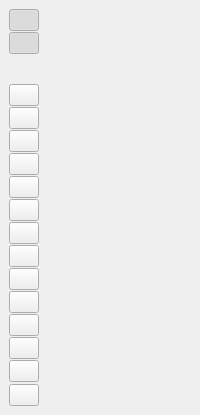
  <widget class="QDockWidget" name="wnd_output">
   <property name="features">
    <set>QDockWidget::DockWidgetClosable|QDockWidget::DockWidgetMovable</set>
   </property>
   <property name="allowedAreas">
    <set>Qt::AllDockWidgetAreas</set>
   </property>
   <property name="windowTitle">
    <string>输出</string>
   </property>
   <attribute name="dockWidgetArea">
    <number>8</number>
   </attribute>
   <widget class="QWidget" name="dockWidgetContents_2">
    <layout class="QHBoxLayout" name="horizontalLayout_13" stretch="0,1">
     <item>
      <layout class="QVBoxLayout" name="verticalLayout_11" stretch="0,0,0,0,0,0,0,0,0,0,0,0,0,0,0,0,0,1,0">
       <property name="spacing">
        <number>1</number>
       </property>
       <item>
        <widget class="QPushButton" name="btnBuild">
         <property name="maximumSize">
          <size>
           <width>30</width>
           <height>30</height>
          </size>
         </property>
         <property name="text">
          <string/>
         </property>
         <property name="icon">
          <iconset>
           <normaloff>res/toolbar/console.png</normaloff>res/toolbar/console.png</iconset>
         </property>
         <property name="checkable">
          <bool>true</bool>
         </property>
         <property name="checked">
          <bool>true</bool>
         </property>
         <property name="flat">
          <bool>false</bool>
         </property>
        </widget>
       </item>
       <item>
        <widget class="QPushButton" name="btnDebug">
         <property name="maximumSize">
          <size>
           <width>30</width>
           <height>30</height>
          </size>
         </property>
         <property name="text">
          <string/>
         </property>
         <property name="icon">
          <iconset>
           <normaloff>res/toolbar/debug.png</normaloff>res/toolbar/debug.png</iconset>
         </property>
         <property name="checkable">
          <bool>true</bool>
         </property>
         <property name="checked">
          <bool>true</bool>
         </property>
         <property name="flat">
          <bool>false</bool>
         </property>
        </widget>
       </item>
       <item>
        <widget class="QWidget" name="widget_6" native="true">
         <property name="minimumSize">
          <size>
           <width>0</width>
           <height>5</height>
          </size>
         </property>
        </widget>
       </item>
       <item>
        <widget class="QPushButton" name="btnDebug_2">
         <property name="maximumSize">
          <size>
           <width>30</width>
           <height>30</height>
          </size>
         </property>
         <property name="styleSheet">
          <string notr="true"/>
         </property>
         <property name="text">
          <string/>
         </property>
         <property name="checkable">
          <bool>true</bool>
         </property>
         <property name="checked">
          <bool>false</bool>
         </property>
         <property name="flat">
          <bool>true</bool>
         </property>
        </widget>
       </item>
       <item>
        <widget class="QPushButton" name="btnDebug_3">
         <property name="maximumSize">
          <size>
           <width>30</width>
           <height>30</height>
          </size>
         </property>
         <property name="text">
          <string/>
         </property>
         <property name="checkable">
          <bool>true</bool>
         </property>
         <property name="checked">
          <bool>false</bool>
         </property>
         <property name="flat">
          <bool>false</bool>
         </property>
        </widget>
       </item>
       <item>
        <widget class="QPushButton" name="btnDebug_4">
         <property name="maximumSize">
          <size>
           <width>30</width>
           <height>30</height>
          </size>
         </property>
         <property name="text">
          <string/>
         </property>
         <property name="checkable">
          <bool>true</bool>
         </property>
         <property name="checked">
          <bool>false</bool>
         </property>
         <property name="flat">
          <bool>false</bool>
         </property>
        </widget>
       </item>
       <item>
        <widget class="QPushButton" name="btnDebug_15">
         <property name="maximumSize">
          <size>
           <width>30</width>
           <height>30</height>
          </size>
         </property>
         <property name="text">
          <string/>
         </property>
         <property name="checkable">
          <bool>true</bool>
         </property>
         <property name="checked">
          <bool>false</bool>
         </property>
         <property name="flat">
          <bool>false</bool>
         </property>
        </widget>
       </item>
       <item>
        <widget class="QPushButton" name="btnDebug_14">
         <property name="maximumSize">
          <size>
           <width>30</width>
           <height>30</height>
          </size>
         </property>
         <property name="text">
          <string/>
         </property>
         <property name="checkable">
          <bool>true</bool>
         </property>
         <property name="checked">
          <bool>false</bool>
         </property>
         <property name="flat">
          <bool>false</bool>
         </property>
        </widget>
       </item>
       <item>
        <widget class="QPushButton" name="btnDebug_13">
         <property name="maximumSize">
          <size>
           <width>30</width>
           <height>30</height>
          </size>
         </property>
         <property name="text">
          <string/>
         </property>
         <property name="checkable">
          <bool>true</bool>
         </property>
         <property name="checked">
          <bool>false</bool>
         </property>
         <property name="flat">
          <bool>false</bool>
         </property>
        </widget>
       </item>
       <item>
        <widget class="QPushButton" name="btnDebug_12">
         <property name="maximumSize">
          <size>
           <width>30</width>
           <height>30</height>
          </size>
         </property>
         <property name="text">
          <string/>
         </property>
         <property name="checkable">
          <bool>true</bool>
         </property>
         <property name="checked">
          <bool>false</bool>
         </property>
         <property name="flat">
          <bool>false</bool>
         </property>
        </widget>
       </item>
       <item>
        <widget class="QPushButton" name="btnDebug_11">
         <property name="maximumSize">
          <size>
           <width>30</width>
           <height>30</height>
          </size>
         </property>
         <property name="text">
          <string/>
         </property>
         <property name="checkable">
          <bool>true</bool>
         </property>
         <property name="checked">
          <bool>false</bool>
         </property>
         <property name="flat">
          <bool>false</bool>
         </property>
        </widget>
       </item>
       <item>
        <widget class="QPushButton" name="btnDebug_10">
         <property name="maximumSize">
          <size>
           <width>30</width>
           <height>30</height>
          </size>
         </property>
         <property name="text">
          <string/>
         </property>
         <property name="checkable">
          <bool>true</bool>
         </property>
         <property name="checked">
          <bool>false</bool>
         </property>
         <property name="flat">
          <bool>false</bool>
         </property>
        </widget>
       </item>
       <item>
        <widget class="QPushButton" name="btnDebug_9">
         <property name="maximumSize">
          <size>
           <width>30</width>
           <height>30</height>
          </size>
         </property>
         <property name="text">
          <string/>
         </property>
         <property name="checkable">
          <bool>true</bool>
         </property>
         <property name="checked">
          <bool>false</bool>
         </property>
         <property name="flat">
          <bool>false</bool>
         </property>
        </widget>
       </item>
       <item>
        <widget class="QPushButton" name="btnDebug_8">
         <property name="maximumSize">
          <size>
           <width>30</width>
           <height>30</height>
          </size>
         </property>
         <property name="text">
          <string/>
         </property>
         <property name="checkable">
          <bool>true</bool>
         </property>
         <property name="checked">
          <bool>false</bool>
         </property>
         <property name="flat">
          <bool>false</bool>
         </property>
        </widget>
       </item>
       <item>
        <widget class="QPushButton" name="btnDebug_7">
         <property name="maximumSize">
          <size>
           <width>30</width>
           <height>30</height>
          </size>
         </property>
         <property name="text">
          <string/>
         </property>
         <property name="checkable">
          <bool>true</bool>
         </property>
         <property name="checked">
          <bool>false</bool>
         </property>
         <property name="flat">
          <bool>false</bool>
         </property>
        </widget>
       </item>
       <item>
        <widget class="QPushButton" name="btnDebug_6">
         <property name="maximumSize">
          <size>
           <width>30</width>
           <height>30</height>
          </size>
         </property>
         <property name="text">
          <string/>
         </property>
         <property name="checkable">
          <bool>true</bool>
         </property>
         <property name="checked">
          <bool>false</bool>
         </property>
         <property name="flat">
          <bool>false</bool>
         </property>
        </widget>
       </item>
       <item>
        <widget class="QPushButton" name="btnDebug_5">
         <property name="maximumSize">
          <size>
           <width>30</width>
           <height>30</height>
          </size>
         </property>
         <property name="text">
          <string/>
         </property>
         <property name="checkable">
          <bool>true</bool>
         </property>
         <property name="checked">
          <bool>false</bool>
         </property>
         <property name="flat">
          <bool>false</bool>
         </property>
        </widget>
       </item>
       <item>
        <widget class="QWidget" name="widget_5" native="true"/>
       </item>
       <item>
        <widget class="QPushButton" name="btnCls">
         <property name="sizePolicy">
          <sizepolicy hsizetype="Fixed" vsizetype="Fixed">
           <horstretch>0</horstretch>
           <verstretch>0</verstretch>
          </sizepolicy>
         </property>
         <property name="maximumSize">
          <size>
           <width>30</width>
           <height>30</height>
          </size>
         </property>
         <property name="text">
          <string/>
         </property>
         <property name="icon">
          <iconset>
           <normaloff>res/toolbar/error.png</normaloff>res/toolbar/error.png</iconset>
         </property>
        </widget>
       </item>
      </layout>
     </item>
     <item>
      <widget class="QWidget" name="edtarea" native="true">
       <layout class="QHBoxLayout" name="horizontalLayout_14"/>
      </widget>
     </item>
    </layout>
   </widget>
  </widget>
